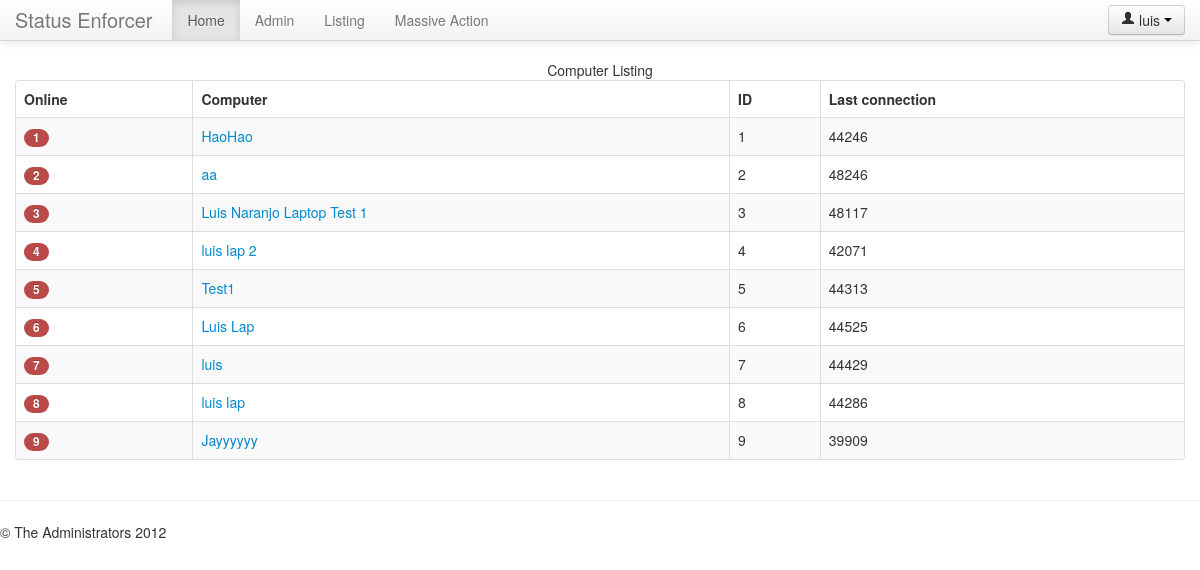
Page /listing (signed in) on the earlier database version.
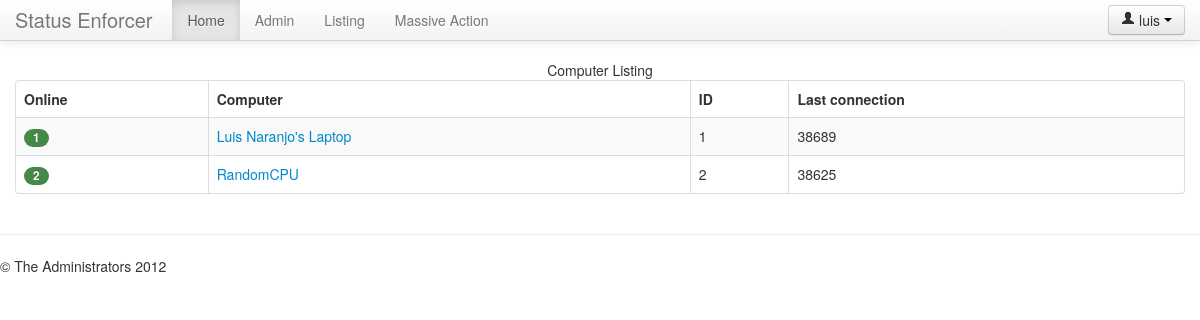
Same page on the later database version.
### server/models.py (models this page shows, shortened)
class Computer(models.Model):
    name = models.CharField(max_length=255)
    lastConnection = models.DateTimeField()
    status = models.CharField(max_length=80)
    connected = models.BooleanField(default=False)
    key = models.CharField(max_length=255)
    phone = models.CharField(max_length=14)
    def get_absolute_url(self):
        return '/listing/%d' % self.pk
    def activityLength(self):
        now = datetime.now(utc)
        delta = now - self.lastConnection
        return delta.seconds

### server/views.py (the view)
# urls.py: url(r'^listing$', 'listing'),
@login_required
def listing(request):
    params = {'computers': Computer.objects.all()}
    return render(request, 'server/listing.html', params)

### statusEnforcer/templates/server/listing.html (shortened to what this page needs)
{% extends "base.html" %}
{% block body %}
<table class="table table-bordered table-striped">
    <caption>Computer Listing</caption>
    <thead>
        <tr>
            <th>Online</th>
            <th>Computer</th>
            <th>ID</th>
            <th>Last connection</th>
        </tr>
    </thead>
    <tbody>
        {% for computer in computers %}
        <tr>
            <td>
            {% if computer.connected %}
            <a href="{{ computer.get_absolute_url }}"><span class="badge badge-success">{{ computer.id }}</span></a>
            {% else %}
            <a href="{{ computer.get_absolute_url }}"><span class="badge badge-important">{{ computer.id }}</span></a>
            {% endif %}
            </td>
            <td>
                <a href="{{ computer.get_absolute_url }}">{{ computer.name }}</a>
            </td>
            <td>{{ computer.pk }}</td>
            <td>{{ computer.activityLength }}</td>
        </tr>
        {% endfor %}
    </tbody>
</table>
{% endblock body %}

### statusEnforcer/templates/base.html (shortened to what this page needs)
<!DOCTYPE html>
 <html class="no-js" lang="en">
<head>
	<link rel="stylesheet" href="{{ STATIC_URL }}bootstrap/css/bootstrap.min.css">
	<link rel="stylesheet" href="{{ STATIC_URL }}bootstrap/css/bootstrap-responsive.min.css">
	<link rel="stylesheet" href="{{ STATIC_URL }}css/basic.css">
</head>
<body>
    <div class="navbar navbar-fixed-top">
      <div class="navbar-inner">
        <div class="container">
          <div class="btn-group pull-right">
            {% if user.is_authenticated %}
                <a class="btn dropdown-toggle" data-toggle="dropdown" href="#">
                <i class="icon-user"></i>
                {{ user.username }}
              <span class="caret"></span>
            </a>
            {% else %}
                <a class="btn" href="/admin/">
                <i class="icon-user"></i>
                Sign in
            </a>
            {% endif %}
          </div>
          <a class="brand" href="/">Status Enforcer</a>
          <div class="nav-collapse">
            <ul class="nav" role="navigation">
              <li class="active"><a href="/">Home</a></li>
              {% if user.is_authenticated %}<li><a href="/admin">Admin</a></li>
              {% endif %}
              <li><a href="/listing">Listing</a></li>
              <li><a href="/killswitch">Massive Action</a></li>
            </ul>
    </div>
        </div>
      </div>
    </div>
	<div class="container">
	{% block body %}
	{% endblock body %}
	</div>
    <hr class="soften">
      <footer>
        <p>&copy; The Administrators 2012</p>
      </footer>
</body>

### statusEnforcer/templates/base.html (style rules this page uses)
body { padding-top: 60px; padding-bottom: 40px; }

Differences in the rows shown:
removed Computer: id "3", name "Luis Naranjo Laptop Test 1", pk "3", activityLength "48117"
removed Computer: id "4", name "luis lap 2", pk "4", activityLength "42071"
removed Computer: id "5", name "Test1", pk "5", activityLength "44313"
removed Computer: id "6", name "Luis Lap", pk "6", activityLength "44525"
removed Computer: id "7", name "luis", pk "7", activityLength "44429"
removed Computer: id "8", name "luis lap", pk "8", activityLength "44286"
removed Computer: id "9", name "Jayyyyyy", pk "9", activityLength "39909"
changed Computer id 1: connected False → True (drawn); name "HaoHao" → "Luis Naranjo's Laptop"; activityLength "44246" → "38689"
changed Computer id 2: connected False → True (drawn); name "aa" → "RandomCPU"; activityLength "48246" → "38625"
